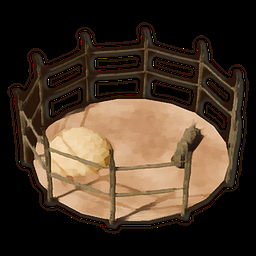
#> input picture unity/Assets/Art/UI/Resources/UI/Buildings/animal_pen.png, 256 x 256 px
$ python -i paint_people.py   (imports and definitions only)
#> lines starting #> are read from the running program, lines starting #| are printed output that depends on the picture
#> further down, picture is the input picture: shape (256, 256, 3); mean B, G, R 38.1, 53.2, 69.3
#!/usr/bin/env python3
"""Paints the villagers' baked albedo (Person_<Name>_albedo.jpg) into the game's hand-painted look:
fine photo detail (cloth weave, pores, stubble) melts into flat painted areas with soft edges,
colours get a little richer and lighter, like the painted icons. Writes Person_<Name>_painted.jpg
next to each albedo and points people.json at it (the original stays the bake's source).

The dyed zones keep their grey level (the game multiplies them by colour / neutral grey), so the
per-villager dyes and skin tones still come out as people.json says.

Usage: python3 tools/assets/paint_people.py   (Python 3 with numpy, pillow and opencv-python-headless)
"""
import json
import os

import cv2
import numpy as np

HERE = os.path.dirname(os.path.abspath(__file__))
ASSETS = os.path.join(HERE, "..", "..", "unity", "Assets")
MANIFEST = os.path.join(ASSETS, "Art", "Resources", "people.json")

SATURATION = 1.08  # richer colours
LIFT = 1.04        # a touch lighter (the painted look has no dark photo grime)


def paint(img):
    # Edge-preserving smoothing, twice: flat colour areas, crisp borders between them.
    out = img
    for _ in range(3):
        out = cv2.bilateralFilter(out, 9, 38, 6)
#> this loop made 3 passes
#> pass 2, in paint, `out = cv2.bilateralFilter(out, 9, 38, 6)`:
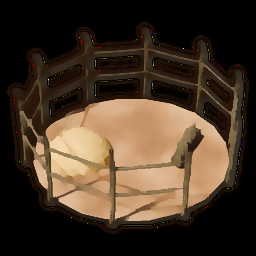
#> out: shape (256, 256, 3); mean B, G, R 38, 53.1, 68.9
    # A soft "brush" pass: mean shift merges near colours into painted patches.
    out = cv2.pyrMeanShiftFiltering(out, 5, 14)
    hsv = cv2.cvtColor(out, cv2.COLOR_BGR2HSV).astype(np.float32)
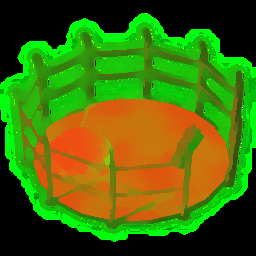
#> hsv: shape (256, 256, 3) float32; mean B, G, R 9.7, 106.5, 68.7
    hsv[..., 1] = np.clip(hsv[..., 1] * SATURATION, 0, 255)
    hsv[..., 2] = np.clip(hsv[..., 2] * LIFT, 0, 255)
    return cv2.cvtColor(hsv.astype(np.uint8), cv2.COLOR_HSV2BGR)


def main():
    data = json.load(open(MANIFEST))
    for p in data["people"]:
        t = p.get("textures")
        if not t:
            continue
        source = t.get("source") or t["albedo"]
        painted = source.replace("_albedo.jpg", "_painted.jpg")
        img = cv2.imread(os.path.join(ASSETS, source), cv2.IMREAD_COLOR)
        cv2.imwrite(os.path.join(ASSETS, painted), paint(img), [cv2.IMWRITE_JPEG_QUALITY, 92])
        t["source"], t["albedo"] = source, painted
        print("painted", painted)
    with open(MANIFEST, "w") as f:
        json.dump(data, f, indent=1)
        f.write("\n")


# [2 lines not run here, left out]

>>> import cv2
>>> picture = cv2.imread('../../unity/Assets/Art/UI/Resources/UI/Buildings/animal_pen.png')
>>> result = paint(picture)

$ run again, on unity/Assets/Art/UI/Resources/UI/Images/loading_1.jpg
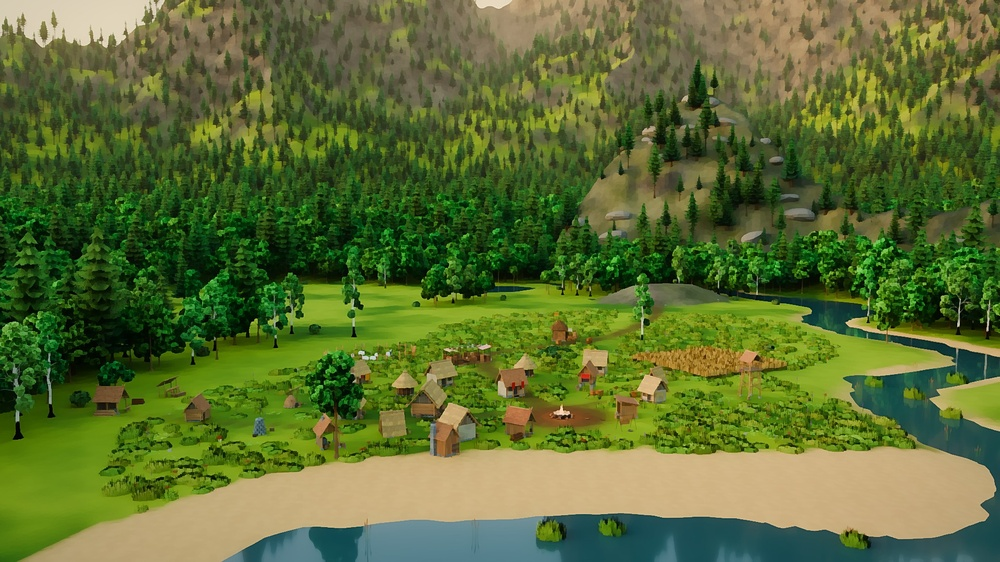
#> input picture unity/Assets/Art/UI/Resources/UI/Images/loading_1.jpg, 1000 x 562 px, shrunk from 1920 x 1080 before the run
#> picture is the input picture: shape (562, 1000, 3); mean B, G, R 51.3, 109.3, 92.1
#> in paint, `hsv = cv2.cvtColor(out, cv2.COLOR_BGR2HSV).astype(np.float32)`:
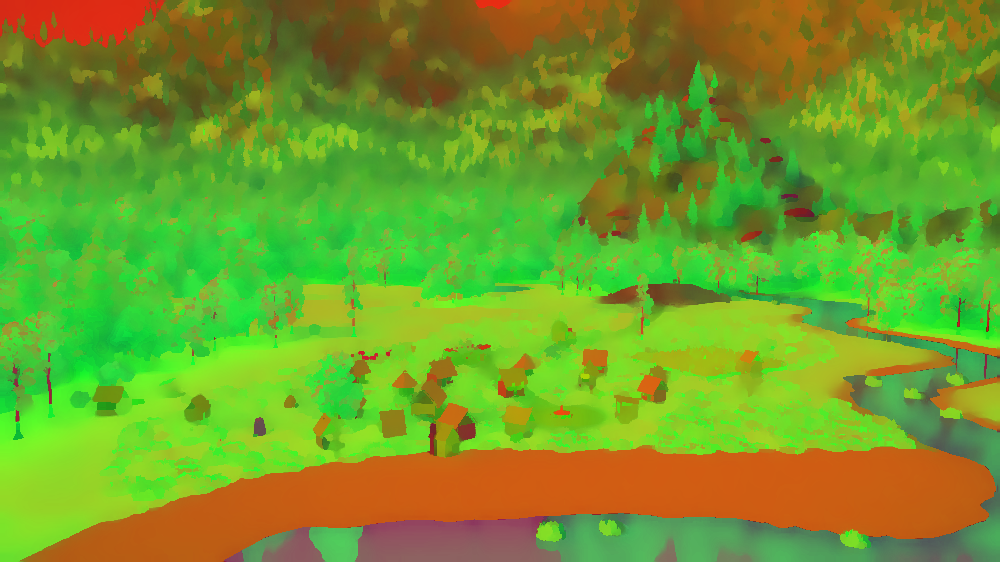
#> hsv: shape (562, 1000, 3) float32; mean B, G, R 41.1, 157.5, 114.4
#> in paint, `return cv2.cvtColor(hsv.astype(np.uint8), cv2.COLOR_HSV2BGR)`:
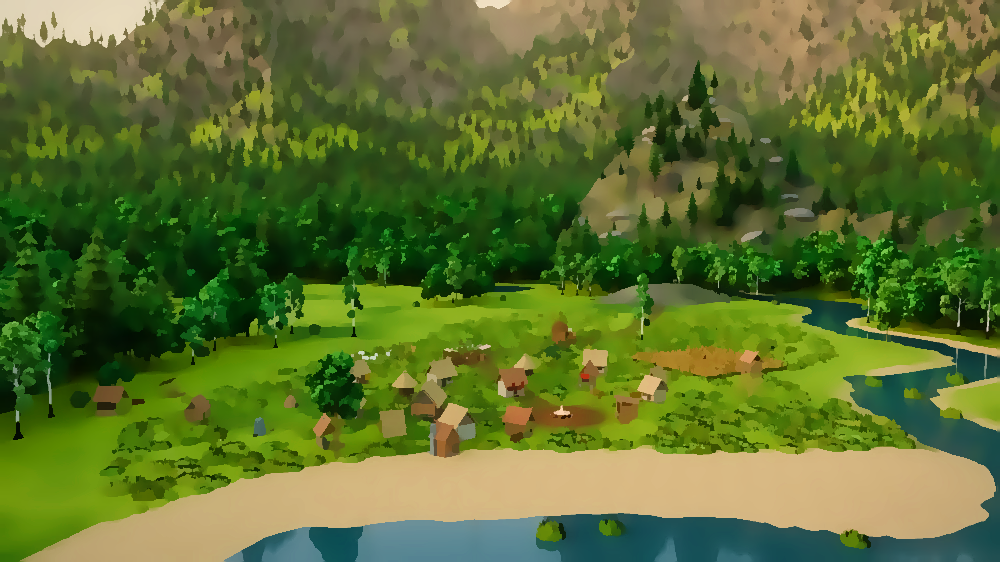
#> returned value: shape (562, 1000, 3); mean B, G, R 47.7, 112.6, 93.3
